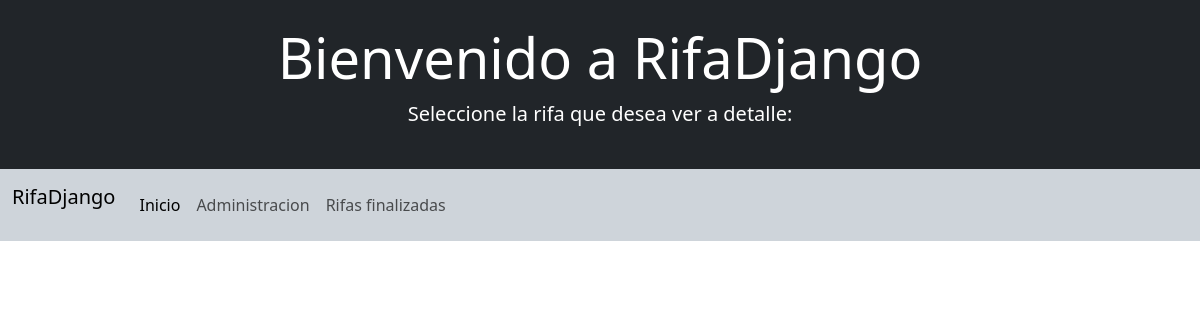
Before: / with the older database file.
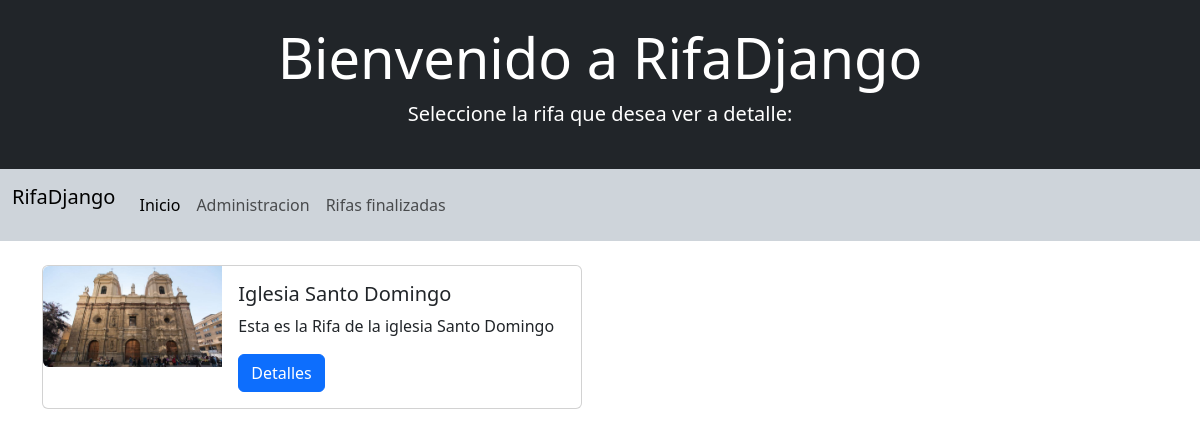
After: the same page with the newer database file.
### mainapp/models.py (models this page shows, shortened)
class Rifa (models.Model):
    ESTADOS_CHOICES = [
        ('OC', 'Oculta'),
        ('DI', 'Disponible'),
        ('FI', 'Finalizada'),
        ('AN', 'Anulada'),
    ]
    nombre = models.CharField(max_length=600, null=False)
    fecha_inicio = models.DateField(null=False)
    fecha_termino = models.DateField(null=False)
    descripcion = models.CharField(max_length=1500, null=False)
    imagen = models.ImageField(upload_to='images/rifa/', null=False)
    estado = models.CharField(max_length=2, choices=ESTADOS_CHOICES, default='DI', null=False)

### mainapp/views.py (the view)
# urls.py: path('', views.index),
def index(request):
    rifas = Rifa.objects.filter(estado='DI')
    return render(request, 'index.html', {'rifas': rifas})

### templates/index.html (shortened to what this page needs)
<!doctype html>
<html lang="es">
<head>
  <link href="https://cdn.jsdelivr.net/npm/bootstrap@5.3.2/dist/css/bootstrap.min.css" rel="stylesheet">
</head>
<body>
  <header>
    <div class="bg-dark text-white py-4 text-center">
      <h1 class="display-4">Bienvenido a RifaDjango</h1>
      <p class="lead">Seleccione la rifa que desea ver a detalle:</p>
    </div>
    <nav class="navbar navbar-expand-lg bg-body-tertiary  bg-dark-subtle">
      <div class="container-fluid">
        <p class="navbar-brand">RifaDjango</p>
        <div class="collapse navbar-collapse" id="navbarNav">
          <ul class="navbar-nav">
            <li class="nav-item">
              <a class="nav-link active" aria-current="page" href="/">Inicio</a>
            </li>
            <li class="nav-item">
              <a class="nav-link" href="/admin">Administracion</a>
            </li>
            <li class="nav-item">
                <a class="nav-link" href="/rifas_terminadas/">Rifas finalizadas</a>
            </li>
          </ul>
        </div>
      </div>
    </nav>
  </header>
  <br>
  <main>
    <div class="container">
      {% for r in rifas %}
      <div class="card mb-3" style="max-width: 540px;">
        <div class="row g-0">
          <div class="col-md-4">
            <img src="{{ r.imagen.url }}" class="img-fluid rounded-start" alt="imagen no encontrada">
          </div>
          <div class="col-md-8">
            <div class="card-body">
              <h5 class="card-title">{{ r.nombre }}</h5>
              <p class="card-text">{{ r.descripcion }}</p>
              <a name="" id="" class="btn btn-primary" href="/read_rifa/{{ r.id }}" role="button">Detalles</a>
            </div>
          </div>
        </div>
      </div>
      {% endfor %}
    </div>
</main>
</body>
</html>

Changed rows visible on the page:
added Rifa: imagen (picture), nombre "Iglesia Santo Domingo", descripcion "Esta es la Rifa de la iglesia Santo Domingo"
